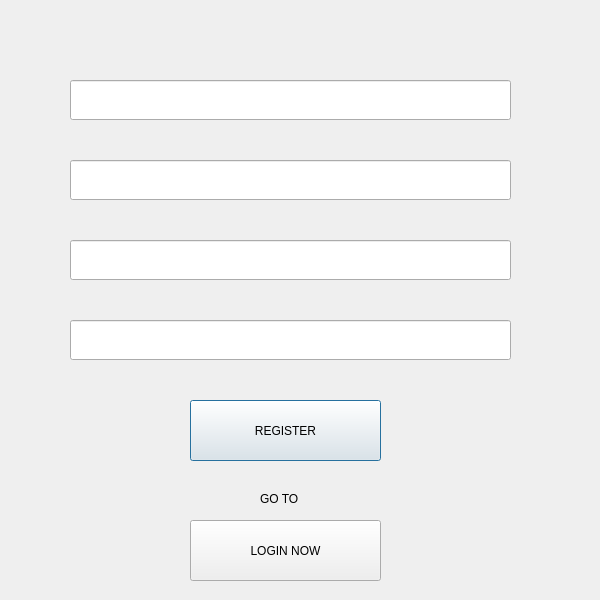
<?xml version="1.0" encoding="UTF-8"?>
<ui version="4.0">
 <class>Dialog</class>
 <widget class="QDialog" name="Dialog">
  <property name="geometry">
   <rect>
    <x>0</x>
    <y>0</y>
    <width>600</width>
    <height>600</height>
   </rect>
  </property>
  <property name="windowTitle">
   <string>Dialog</string>
  </property>
  <widget class="QPushButton" name="btnRegister">
   <property name="geometry">
    <rect>
     <x>190</x>
     <y>400</y>
     <width>191</width>
     <height>61</height>
    </rect>
   </property>
   <property name="text">
    <string>REGISTER</string>
   </property>
  </widget>
  <widget class="QPushButton" name="btnLoginnow">
   <property name="geometry">
    <rect>
     <x>190</x>
     <y>520</y>
     <width>191</width>
     <height>61</height>
    </rect>
   </property>
   <property name="text">
    <string>LOGIN NOW</string>
   </property>
  </widget>
  <widget class="QLabel" name="label">
   <property name="geometry">
    <rect>
     <x>260</x>
     <y>490</y>
     <width>51</width>
     <height>17</height>
    </rect>
   </property>
   <property name="text">
    <string>GO TO</string>
   </property>
  </widget>
  <widget class="QLineEdit" name="enterName">
   <property name="geometry">
    <rect>
     <x>70</x>
     <y>80</y>
     <width>441</width>
     <height>40</height>
    </rect>
   </property>
  </widget>
  <widget class="QLineEdit" name="enterId">
   <property name="geometry">
    <rect>
     <x>70</x>
     <y>160</y>
     <width>441</width>
     <height>40</height>
    </rect>
   </property>
  </widget>
  <widget class="QLineEdit" name="enterPw">
   <property name="geometry">
    <rect>
     <x>70</x>
     <y>240</y>
     <width>441</width>
     <height>40</height>
    </rect>
   </property>
  </widget>
  <widget class="QLineEdit" name="enterGoal">
   <property name="geometry">
    <rect>
     <x>70</x>
     <y>320</y>
     <width>441</width>
     <height>40</height>
    </rect>
   </property>
  </widget>
 </widget>
 <resources/>
 <connections/>
</ui>
